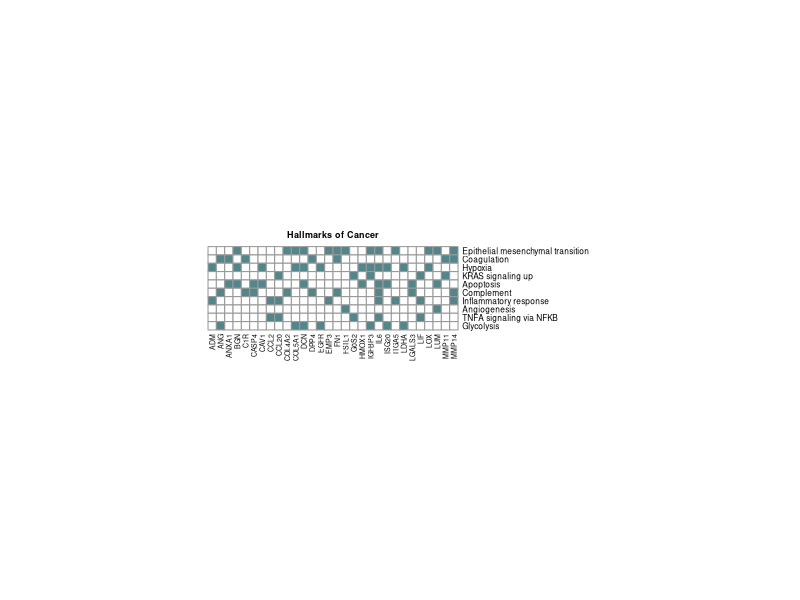
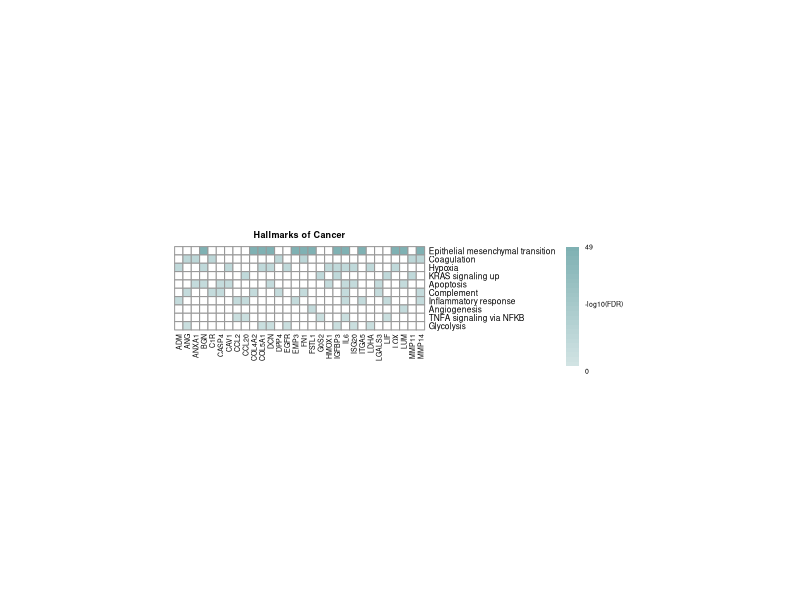

Write the R code that produced these figures, in order.
#Code adapted heatmap ##################################################

#Load libraries
library(pheatmap) #function pheatmap
library(RColorBrewer) #function colorRampPalette

#Read file (matrix with 0s and 1s)
df = read.delim("data_heatmap1.txt")

#Plot heatmap
pdf("heatmap_v1.pdf",width=4,height=1.5)
pheatmap(df,cluster_cols= F, cluster_rows=F, fontsize=5, fontsize_row = 6, fontsize_col=5, angle_col = "90", main="Hallmarks of Cancer", show_rownames=T, show_colnames=T, color = c("white", "cadetblue4"), cellwidth=6, cellheight=6, legend=F)
dev.off()

#Read file (matrix with 0s and FDRs)
df = read.delim("data_heatmap2.txt")

#Define color degrade
colfunc = colorRampPalette(c("white", "cadetblue"))
colors = colfunc(50)
colors = colors[c(1,15:40)]

#Plot heatmap
pdf("heatmap_v2.pdf",width=4.5,height=1.5)
pheatmap(df,cluster_cols= F, cluster_rows=F, fontsize=5, fontsize_row = 6, fontsize_col=5, angle_col = "90", main="Hallmarks of Cancer", show_rownames=T, show_colnames=T, color = colors,cellwidth=6,cellheight=6, legend_breaks = c(min(df),min(df)+max(df)/2,max(df)), legend_labels = c(min(df), "-log10(FDR)\n", round(max(df))))
dev.off()
